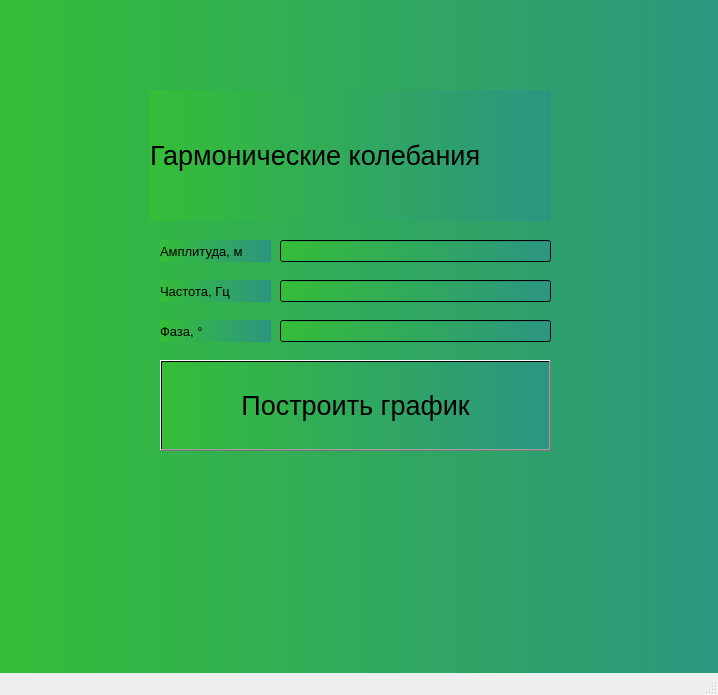
<?xml version="1.0" encoding="UTF-8"?>
<ui version="4.0">
 <class>MainWindow</class>
 <widget class="QMainWindow" name="MainWindow">
  <property name="geometry">
   <rect>
    <x>0</x>
    <y>0</y>
    <width>718</width>
    <height>695</height>
   </rect>
  </property>
  <property name="windowTitle">
   <string>MainWindow</string>
  </property>
  <widget class="QWidget" name="centralwidget">
   <widget class="QWidget" name="widget" native="true">
    <property name="geometry">
     <rect>
      <x>0</x>
      <y>0</y>
      <width>741</width>
      <height>700</height>
     </rect>
    </property>
    <property name="styleSheet">
     <string notr="true">background-color: rgb(93, 177, 106);
background-color: qlineargradient(spread:pad, x1:0, y1:0, x2:1, y2:0, stop:0 rgba(53, 189, 56, 255), stop:1 rgba(44, 149, 129, 255));</string>
    </property>
    <widget class="QLabel" name="label">
     <property name="geometry">
      <rect>
       <x>150</x>
       <y>90</y>
       <width>401</width>
       <height>131</height>
      </rect>
     </property>
     <property name="font">
      <font>
       <pointsize>20</pointsize>
      </font>
     </property>
     <property name="styleSheet">
      <string notr="true"/>
     </property>
     <property name="text">
      <string>Гармонические колебания</string>
     </property>
    </widget>
    <widget class="QLabel" name="label_2">
     <property name="geometry">
      <rect>
       <x>160</x>
       <y>240</y>
       <width>111</width>
       <height>22</height>
      </rect>
     </property>
     <property name="font">
      <font>
       <pointsize>10</pointsize>
      </font>
     </property>
     <property name="text">
      <string>Амплитуда, м</string>
     </property>
    </widget>
    <widget class="QLabel" name="label_3">
     <property name="geometry">
      <rect>
       <x>160</x>
       <y>280</y>
       <width>111</width>
       <height>22</height>
      </rect>
     </property>
     <property name="font">
      <font>
       <pointsize>10</pointsize>
      </font>
     </property>
     <property name="text">
      <string>Частота, Гц</string>
     </property>
    </widget>
    <widget class="QLabel" name="label_4">
     <property name="geometry">
      <rect>
       <x>160</x>
       <y>320</y>
       <width>111</width>
       <height>22</height>
      </rect>
     </property>
     <property name="font">
      <font>
       <pointsize>10</pointsize>
      </font>
     </property>
     <property name="text">
      <string>Фаза, °</string>
     </property>
    </widget>
    <widget class="QLineEdit" name="line_amp">
     <property name="geometry">
      <rect>
       <x>280</x>
       <y>240</y>
       <width>271</width>
       <height>22</height>
      </rect>
     </property>
    </widget>
    <widget class="QLineEdit" name="Line_chas">
     <property name="geometry">
      <rect>
       <x>280</x>
       <y>280</y>
       <width>271</width>
       <height>22</height>
      </rect>
     </property>
    </widget>
    <widget class="QLineEdit" name="Line_faz">
     <property name="geometry">
      <rect>
       <x>280</x>
       <y>320</y>
       <width>271</width>
       <height>22</height>
      </rect>
     </property>
    </widget>
    <widget class="QPushButton" name="pushButton">
     <property name="geometry">
      <rect>
       <x>160</x>
       <y>360</y>
       <width>391</width>
       <height>91</height>
      </rect>
     </property>
     <property name="font">
      <font>
       <pointsize>20</pointsize>
      </font>
     </property>
     <property name="text">
      <string>Построить график</string>
     </property>
    </widget>
   </widget>
  </widget>
  <widget class="QMenuBar" name="menubar">
   <property name="geometry">
    <rect>
     <x>0</x>
     <y>0</y>
     <width>718</width>
     <height>26</height>
    </rect>
   </property>
  </widget>
  <widget class="QStatusBar" name="statusbar"/>
 </widget>
 <resources/>
 <connections/>
</ui>
